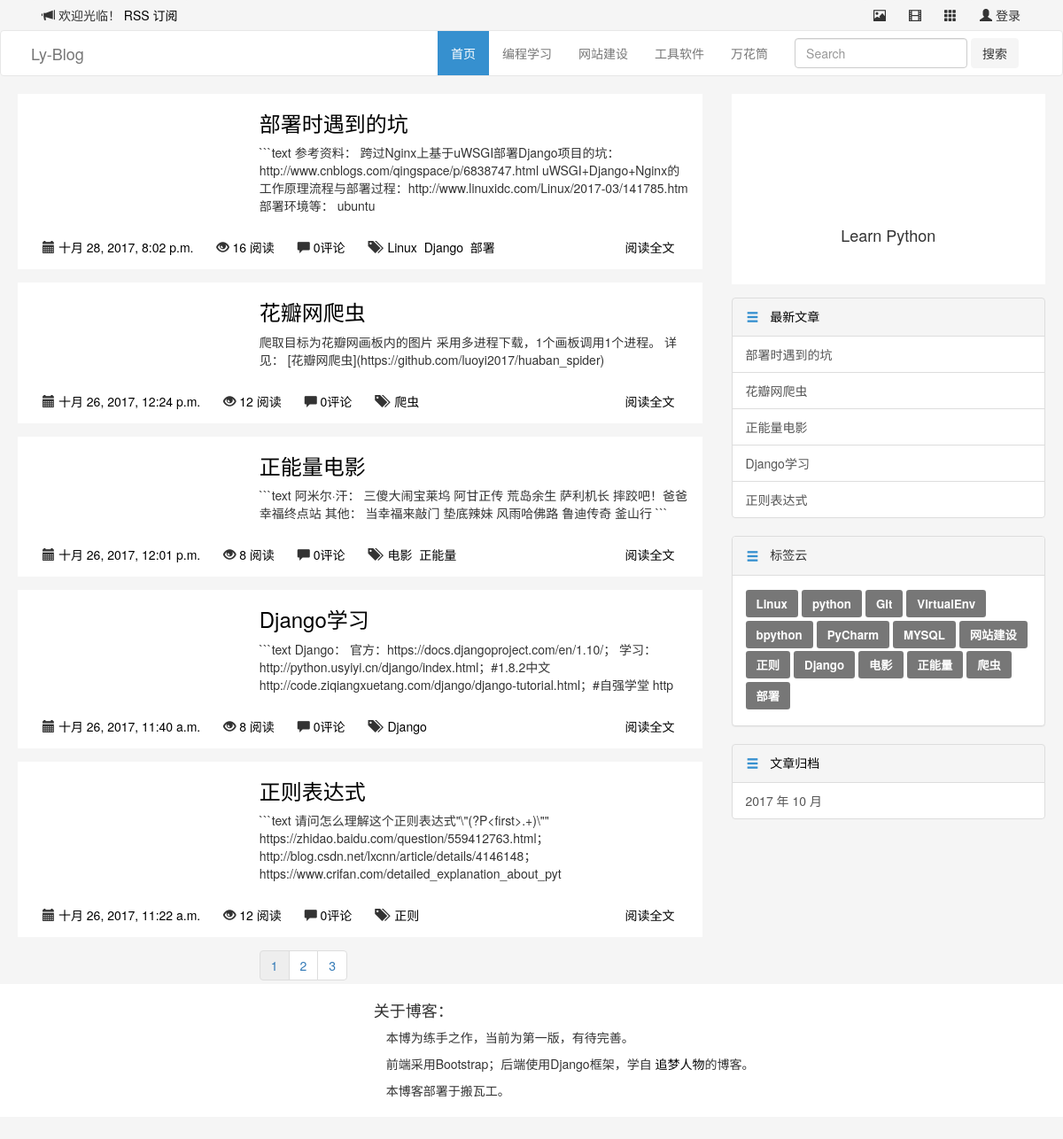
Before: / with the older database file.
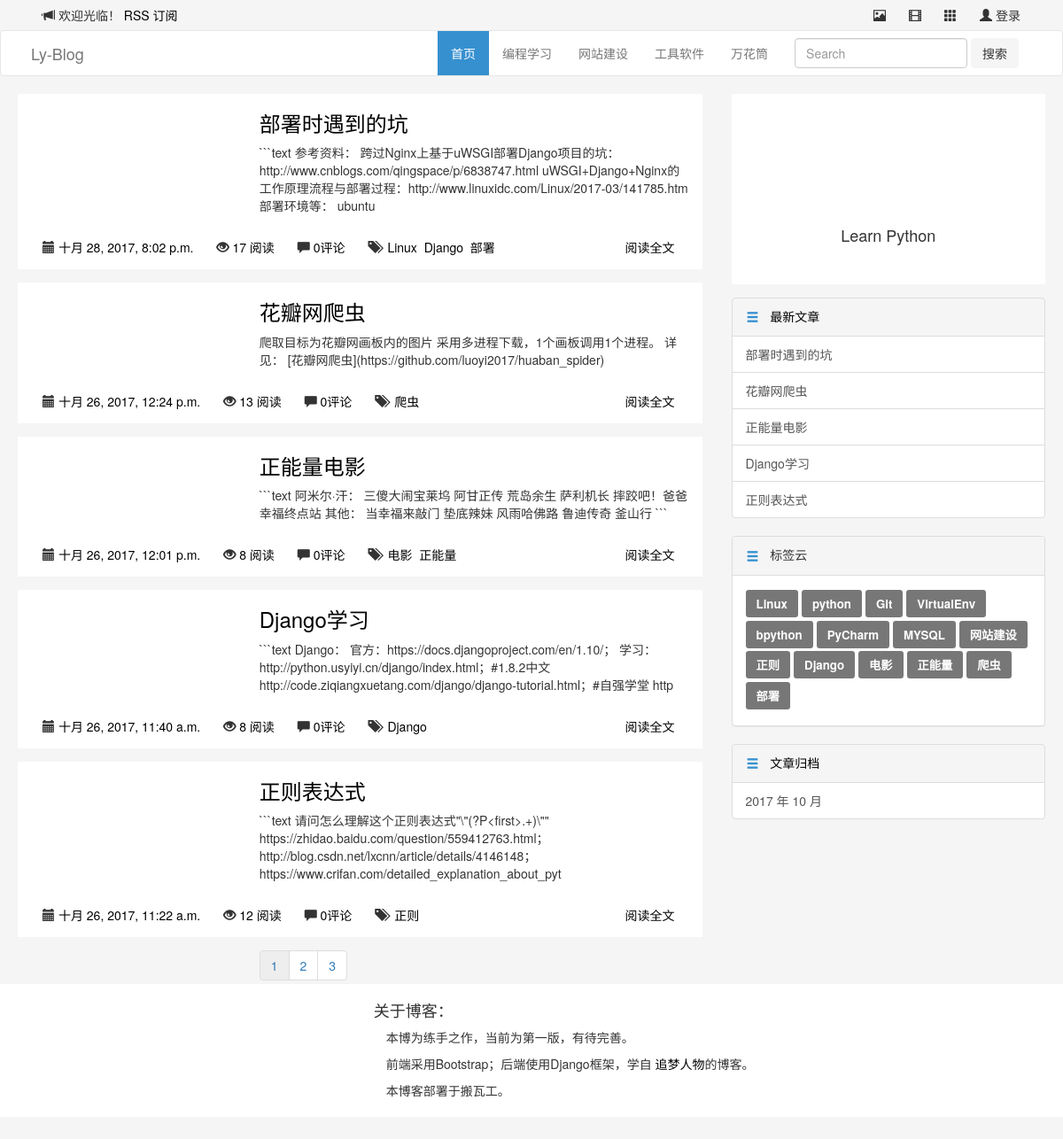
After: the same page with the newer database file.
### blog/models.py (models this page shows, shortened)
@python_2_unicode_compatible
class Article(models.Model):
    title = models.CharField(max_length=70)
    body = models.TextField()
    created_time = models.DateTimeField()
    modified_time = models.DateTimeField()
    excerpt = models.CharField(max_length=200, blank=True)
    category = models.ForeignKey(Category)
    tags = models.ManyToManyField(Tag, blank=True)
    author = models.ForeignKey(User)
    views = models.PositiveIntegerField(default=0)
    def get_absolute_url(self):
        return reverse('blog:detail', kwargs={'pk': self.pk})
    class Meta:
        ordering = ['-created_time']

### blog/views.py (the view, shortened to what this page needs)
# urls.py: url(r'^$', views.IndexView.as_view(), name='index'),
class IndexView(ListView):
    model = Article
    template_name = 'blog/index.html'
    context_object_name = 'article_list'
    paginate_by = 5
    def get_context_data(self, **kwargs):
        context = super().get_context_data(**kwargs)
        paginator = context.get('paginator')
        page = context.get('page_obj')
        is_paginated = context.get('is_paginated')
        pagination_data = self.pagination_data(paginator, page, is_paginated)
        context.update(pagination_data)
        return context
    def pagination_data(self, paginator, page, is_paginated):
        if not is_paginated:
            return {}
        left = []
        right = []
        left_has_more = False
        right_has_more = False
        first = False
        last = False
        page_number = page.number
        total_pages = paginator.num_pages
        page_range = paginator.page_range
        if page_number == 1:
            right = page_range[page_number:page_number + 2]
            if right[-1] < total_pages - 1:
                right_has_more = True
            if right[-1] < total_pages:
                last = True
        elif page_number == total_pages:
            left = page_range[(page_number - 3) if (page_number - 3) > 0 else 0:page_number - 1]
            if left[0] > 2:
                left_has_more = True
            if left[0] > 1:
                first = True
        data = {
            'left': left,
            'right': right,
            'left_has_more': left_has_more,
            'right_has_more': right_has_more,
            'first': first,
            'last': last,
        }
        return data

### blog/templatetags/blog_tags.py (called while the page is built)
@register.simple_tag
def get_recent_articles(num=5):
    return Article.objects.all().order_by('-created_time')[:num]

@register.simple_tag
def archives():
    return Article.objects.dates('created_time', 'month', order='DESC')

@register.simple_tag
def get_categories():
    return Category.objects.annotate(num_articles=Count('article')).filter(num_articles__gt=0)

@register.simple_tag
def get_tags():
    return Tag.objects.annotate(num_articles=Count('article')).filter(num_articles__gt=0)

### templates/blog/index.html (shortened to what this page needs)
{% extends 'base.html' %}
{% block main %}
  <div class="row">
    {% for article in article_list %}
      <div class="col-xs-12 blog-default blog-height-3">
      <div class="row">
        <div class="col-sm-4">
        </div>
        <div class="col-sm-8">
          <h3 class="blog-head"><a href="{{ article.get_absolute_url }}">{{ article.title }}</a></h3>
          <p>{{ article.body|truncatechars:200 }}</p>
        </div>
        <div class="col-sm-12 blog-btn-1">
          <button type="button" class="btn btn-default blog-btn-2 pull-left">
            <span class="glyphicon glyphicon-calendar" aria-hidden="true"></span>
            <a href="{% url 'blog:archives' article.created_time.year article.created_time.month %}">{{ article.created_time }}</a>
          </button>
          <button type="button" class="btn btn-default blog-btn-2 pull-left">
            <span class="glyphicon glyphicon-eye-open" aria-hidden="true"></span>
            <a href="#">{{ article.views }} 阅读</a>
          </button>
          <button type="button" class="btn btn-default blog-btn-2 pull-left">
            <span class="glyphicon glyphicon-comment" aria-hidden="true"></span>
            <a href="{{ article.get_absolute_url }}">{{ article.comment_set.count }}评论</a>
          </button>
          <button type="button" class="btn btn-default blog-btn-2 pull-left">
            <span class="glyphicon glyphicon-tags" aria-hidden="true"></span>
            {% for tag in article.tags.all %}
              <a href="{% url 'blog:tag' tag.pk %}">&nbsp{{ tag.name }}</a>
            {% endfor %}
          </button>
          <button type="button" class="btn btn-default blog-btn-2 pull-right">
            <a href="{{ article.get_absolute_url }}">阅读全文</a>
          </button>
        </div>
      </div>
    </div>
    {% empty %}
      暂时还没有发布的文章！
    {% endfor %}
    <div class="col-xs-12 col-sm-8 col-sm-offset-4 ">
      <nav aria-label="Page navigation">
        <ul class="pagination">
        {% if is_paginated %}
          <li><a href="?page={{ page_obj.number }}" style="background-color: #eee;">{{ page_obj.number }}</a></li>
          {% if right %}
            {% for i in right %}
              <li><a href="?page={{ i }}">{{ i }}</a></li>
            {% endfor %}
          {% endif %}
        {% endif %}
        </ul>
        <br>
      </nav>
    </div>
  </div>
{% endblock main %}

### templates/base.html (shortened to what the changed rows need)
{% load staticfiles %}
{% load blog_tags %}
<!DOCTYPE html>
<html lang="zh-CN">
  <head>
    <link href="https://cdn.bootcss.com/bootstrap/3.3.7/css/bootstrap.min.css" rel="stylesheet">
    <link rel="stylesheet" href="{% static 'blog/css/blog_base.css' %}">
    <link rel="stylesheet" href="{% static 'blog/css/highlights/vs.css' %}">
  </head>
  <body>
            {% get_categories as category_list %}
<div class="container">
  <div class="row">
    <div class="col-xs-12 col-sm-8">
      {% block main %}
      {% endblock main %}
    </div>
    <div class="col-xs-12 col-sm-4">
      <div class="row">
        <div class="col-sm-11 col-sm-offset-1 blog-height-3">
          <div class="row">
            <div class="list-group">
              <a href="#" class="list-group-item active">
                <button type="button" class="btn btn-default">
                </button>
                &nbsp&nbsp最新文章
              </a>
              {% get_recent_articles as recent_article_list %}
              {% for article in recent_article_list %}
                <a href="{{ article.get_absolute_url }}" class="list-group-item">{{ article.title }}</a>
              {% empty %}
                暂无文章！
              {% endfor %}
            </div>
          </div>
        </div>
                {% get_tags as tag_list %}
              {% archives as date_list %}
      </div>
    </div>
  </div>
</div>
  </body>
</html>

Changed rows visible on the page:
changed Article "部署时遇到的坑": views "16" → "17"
changed Article "花瓣网爬虫": views "12" → "13"
